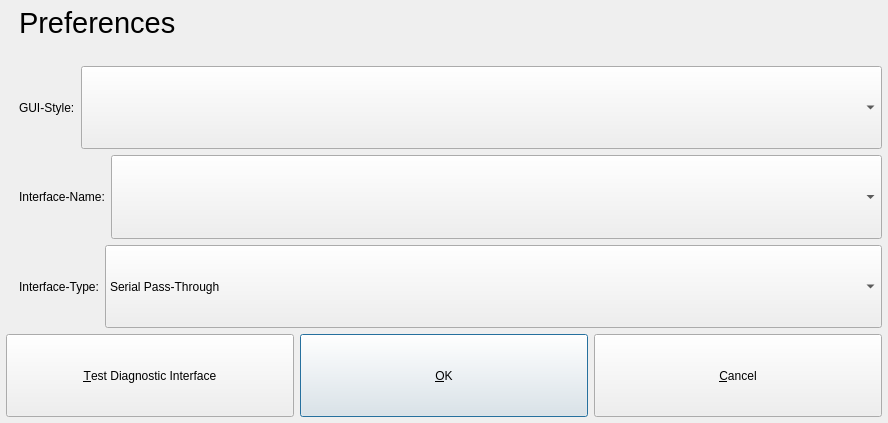
<?xml version="1.0" encoding="UTF-8"?>
<ui version="4.0">
 <class>Preferences_Dialog</class>
 <widget class="QDialog" name="Preferences_Dialog">
  <property name="windowModality">
   <enum>Qt::NonModal</enum>
  </property>
  <property name="geometry">
   <rect>
    <x>0</x>
    <y>0</y>
    <width>888</width>
    <height>423</height>
   </rect>
  </property>
  <property name="sizePolicy">
   <sizepolicy hsizetype="Expanding" vsizetype="Expanding">
    <horstretch>0</horstretch>
    <verstretch>0</verstretch>
   </sizepolicy>
  </property>
  <property name="minimumSize">
   <size>
    <width>0</width>
    <height>0</height>
   </size>
  </property>
  <property name="maximumSize">
   <size>
    <width>16777215</width>
    <height>16777215</height>
   </size>
  </property>
  <property name="font">
   <font>
    <family>Liberation Sans</family>
   </font>
  </property>
  <property name="windowTitle">
   <string>Preferences</string>
  </property>
  <property name="sizeGripEnabled">
   <bool>false</bool>
  </property>
  <property name="modal">
   <bool>true</bool>
  </property>
  <layout class="QGridLayout" name="gridLayout_3">
   <property name="leftMargin">
    <number>6</number>
   </property>
   <property name="topMargin">
    <number>6</number>
   </property>
   <property name="rightMargin">
    <number>6</number>
   </property>
   <property name="bottomMargin">
    <number>6</number>
   </property>
   <item row="3" column="0">
    <layout class="QGridLayout" name="gridLayout_10">
     <item row="0" column="0">
      <widget class="QLabel" name="interfaceNameIcon_label">
       <property name="sizePolicy">
        <sizepolicy hsizetype="Minimum" vsizetype="Minimum">
         <horstretch>0</horstretch>
         <verstretch>0</verstretch>
        </sizepolicy>
       </property>
       <property name="text">
        <string/>
       </property>
       <property name="pixmap">
        <pixmap resource="../../resources/FreeSSM.qrc">:/icons/chrystal/22x22/input_devices_settings.png</pixmap>
       </property>
      </widget>
     </item>
     <item row="0" column="2">
      <widget class="QComboBox" name="interfaceName_comboBox">
       <property name="sizePolicy">
        <sizepolicy hsizetype="Expanding" vsizetype="Expanding">
         <horstretch>0</horstretch>
         <verstretch>0</verstretch>
        </sizepolicy>
       </property>
      </widget>
     </item>
     <item row="0" column="1">
      <widget class="QLabel" name="interfaceName_label">
       <property name="sizePolicy">
        <sizepolicy hsizetype="Minimum" vsizetype="Minimum">
         <horstretch>0</horstretch>
         <verstretch>0</verstretch>
        </sizepolicy>
       </property>
       <property name="text">
        <string>Interface-Name:</string>
       </property>
      </widget>
     </item>
    </layout>
   </item>
   <item row="0" column="0">
    <layout class="QGridLayout" name="gridLayout_5">
     <item row="0" column="0">
      <widget class="QLabel" name="label_4">
       <property name="sizePolicy">
        <sizepolicy hsizetype="Minimum" vsizetype="Minimum">
         <horstretch>0</horstretch>
         <verstretch>0</verstretch>
        </sizepolicy>
       </property>
       <property name="text">
        <string/>
       </property>
       <property name="pixmap">
        <pixmap resource="../../resources/FreeSSM.qrc">:/icons/oxygen/32x32/preferences-system.png</pixmap>
       </property>
       <property name="scaledContents">
        <bool>true</bool>
       </property>
      </widget>
     </item>
     <item row="0" column="1">
      <widget class="QLabel" name="title_label">
       <property name="sizePolicy">
        <sizepolicy hsizetype="Expanding" vsizetype="Minimum">
         <horstretch>0</horstretch>
         <verstretch>0</verstretch>
        </sizepolicy>
       </property>
       <property name="font">
        <font>
         <pointsize>22</pointsize>
        </font>
       </property>
       <property name="text">
        <string>Preferences</string>
       </property>
       <property name="scaledContents">
        <bool>false</bool>
       </property>
      </widget>
     </item>
    </layout>
   </item>
   <item row="2" column="0">
    <layout class="QGridLayout" name="gridLayout_8">
     <item row="0" column="0">
      <widget class="QLabel" name="guiStyleIcon_label">
       <property name="sizePolicy">
        <sizepolicy hsizetype="Minimum" vsizetype="Minimum">
         <horstretch>0</horstretch>
         <verstretch>0</verstretch>
        </sizepolicy>
       </property>
       <property name="text">
        <string/>
       </property>
       <property name="pixmap">
        <pixmap resource="../../resources/FreeSSM.qrc">:/icons/oxygen/22x22/preferences-desktop-theme.png</pixmap>
       </property>
      </widget>
     </item>
     <item row="0" column="1">
      <widget class="QLabel" name="guistyle_label">
       <property name="sizePolicy">
        <sizepolicy hsizetype="Minimum" vsizetype="Minimum">
         <horstretch>0</horstretch>
         <verstretch>0</verstretch>
        </sizepolicy>
       </property>
       <property name="text">
        <string>GUI-Style:</string>
       </property>
      </widget>
     </item>
     <item row="0" column="2">
      <widget class="QComboBox" name="guistyle_comboBox">
       <property name="sizePolicy">
        <sizepolicy hsizetype="Expanding" vsizetype="Expanding">
         <horstretch>0</horstretch>
         <verstretch>0</verstretch>
        </sizepolicy>
       </property>
      </widget>
     </item>
    </layout>
   </item>
   <item row="5" column="0">
    <layout class="QGridLayout" name="gridLayout_11">
     <item row="1" column="1">
      <widget class="QPushButton" name="ok_pushButton">
       <property name="sizePolicy">
        <sizepolicy hsizetype="Expanding" vsizetype="Expanding">
         <horstretch>0</horstretch>
         <verstretch>0</verstretch>
        </sizepolicy>
       </property>
       <property name="text">
        <string>&amp;OK</string>
       </property>
      </widget>
     </item>
     <item row="1" column="0">
      <widget class="QPushButton" name="testinterface_pushButton">
       <property name="sizePolicy">
        <sizepolicy hsizetype="Expanding" vsizetype="Expanding">
         <horstretch>0</horstretch>
         <verstretch>0</verstretch>
        </sizepolicy>
       </property>
       <property name="text">
        <string>&amp;Test Diagnostic Interface</string>
       </property>
       <property name="icon">
        <iconset resource="../../resources/FreeSSM.qrc">
         <normaloff>:/icons/oxygen/32x32/fork.png</normaloff>:/icons/oxygen/32x32/fork.png</iconset>
       </property>
       <property name="iconSize">
        <size>
         <width>24</width>
         <height>24</height>
        </size>
       </property>
      </widget>
     </item>
     <item row="1" column="2">
      <widget class="QPushButton" name="cancel_pushButton">
       <property name="sizePolicy">
        <sizepolicy hsizetype="Expanding" vsizetype="Expanding">
         <horstretch>0</horstretch>
         <verstretch>0</verstretch>
        </sizepolicy>
       </property>
       <property name="text">
        <string>&amp;Cancel</string>
       </property>
      </widget>
     </item>
    </layout>
   </item>
   <item row="4" column="0">
    <layout class="QGridLayout" name="gridLayout_9">
     <item row="0" column="1">
      <widget class="QLabel" name="interfaceType_label">
       <property name="sizePolicy">
        <sizepolicy hsizetype="Minimum" vsizetype="Minimum">
         <horstretch>0</horstretch>
         <verstretch>0</verstretch>
        </sizepolicy>
       </property>
       <property name="text">
        <string>Interface-Type:</string>
       </property>
      </widget>
     </item>
     <item row="0" column="0">
      <widget class="QLabel" name="interfaceTypeIcon_label">
       <property name="sizePolicy">
        <sizepolicy hsizetype="Minimum" vsizetype="Minimum">
         <horstretch>0</horstretch>
         <verstretch>0</verstretch>
        </sizepolicy>
       </property>
       <property name="text">
        <string/>
       </property>
       <property name="pixmap">
        <pixmap resource="../../resources/FreeSSM.qrc">:/icons/chrystal/22x22/hardware.png</pixmap>
       </property>
      </widget>
     </item>
     <item row="0" column="2">
      <widget class="QComboBox" name="interfaceType_comboBox">
       <property name="sizePolicy">
        <sizepolicy hsizetype="Expanding" vsizetype="Expanding">
         <horstretch>0</horstretch>
         <verstretch>0</verstretch>
        </sizepolicy>
       </property>
       <item>
        <property name="text">
         <string>Serial Pass-Through</string>
        </property>
       </item>
       <item>
        <property name="text">
         <string>AT-command controlled (ELM / AGV / Diamex)</string>
        </property>
       </item>
      </widget>
     </item>
    </layout>
   </item>
   <item row="1" column="0">
    <layout class="QGridLayout" name="gridLayout_6">
     <item row="0" column="0">
      <widget class="QLabel" name="langIcon_label">
       <property name="sizePolicy">
        <sizepolicy hsizetype="Minimum" vsizetype="Minimum">
         <horstretch>0</horstretch>
         <verstretch>0</verstretch>
        </sizepolicy>
       </property>
       <property name="text">
        <string/>
       </property>
       <property name="pixmap">
        <pixmap resource="../../resources/FreeSSM.qrc">:/icons/oxygen/22x22/preferences-desktop-locale.png</pixmap>
       </property>
      </widget>
     </item>
    </layout>
   </item>
  </layout>
 </widget>
 <resources>
  <include location="../../resources/FreeSSM.qrc"/>
 </resources>
 <connections/>
</ui>
